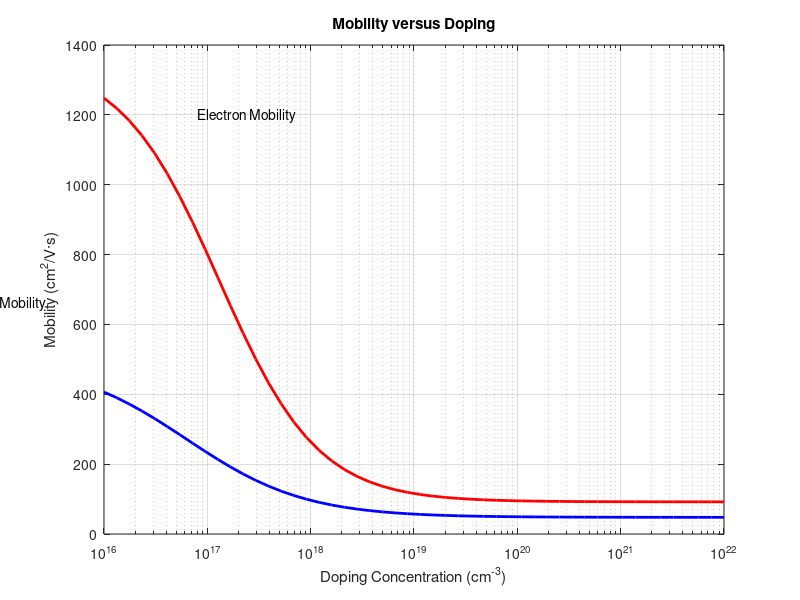

Write the MATLAB code that produced this figure.
% Doping concentration range
nc = logspace(16, 22);

% Electron mobility
un = (5.1e18 + 92 * nc .^ 0.91) ./ (3.75e15 + nc .^ 0.91);

% Hole mobility
up = (2.90e15 + 47.7 * nc .^ 0.76) ./ (5.86e12 + nc .^ 0.76);

% Plot
figure(1); clf;

semilogx(nc, un, 'r', 'LineWidth', 2); % Electron
hold on;
semilogx(nc, up, 'b', 'LineWidth', 2); % Hole

grid on;

% Labels & title
title('Mobility versus Doping');
xlabel('Doping Concentration (cm^{-3})');
ylabel('Mobility (cm^2/V·s)');

% Text annotations
text(8.0e16, 1200, 'Electron Mobility');
text(5.0e14, 660, 'Hole Mobility');
